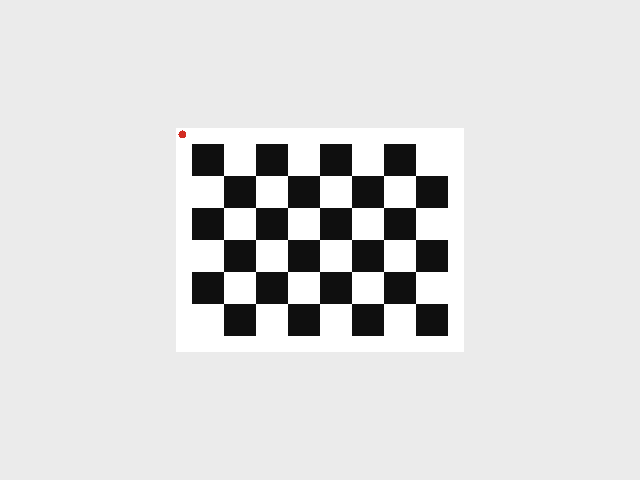
#> input picture examples/data/checkerboard/view_1.png, 640 x 480 px
$ python -i feature_demo.py   (imports and definitions only)
#> lines starting #> are read from the running program, lines starting #| are printed output that depends on the picture; after the words box and inside, x2 and y2 are one past the last pixel; in counts of white or black regions, pixels touching at a corner belong together
"""Lecture demonstration: what an image feature is (corners, keypoints, matching).

Run from the repository root:

    python -m examples.feature_demo --save tmp/features.png
    python -m examples.feature_demo --show

Three steps, on images students already know:

1. Corners. Harris (cv2.cornerHarris) scores how much a small window
   changes when shifted in any direction; Shi-Tomasi (cv2.goodFeaturesToTrack)
   keeps the strongest such points. On the project's calibration image they
   fire on every corner: the board's interior corners, but also its outer
   corners, the bins, the belt edges, and pixel stair-steps. A generic corner
   detector does not know which corners matter; cv2.findChessboardCorners
   (the project's find_board_corners) adds the board's known grid structure.
2. Keypoints with descriptors. SIFT (cv2.SIFT_create, in mainline OpenCV
   since 4.4) and ORB (cv2.ORB_create, free and fast, binary descriptors)
   find blobs and corners at many scales, each with an orientation and a
   descriptor vector that summarizes its neighborhood. SURF is similar but
   patented ("non-free"): it is not in opencv-python and needs a contrib
   build with non-free modules enabled, so it is not shown.
3. Matching. Match descriptors between two views (brute force plus Lowe's
   ratio test), then fit a homography with RANSAC, as in HW08 but from
   automatically found points. Teaching point: on the two checkerboard views
   the repeated squares look alike, so the ratio test keeps many wrong
   matches and RANSAC confidently accepts a wrong homography (checked against
   the known corners). On two views of the belt with distinct objects, SIFT
   finds the right homography; the flat synthetic scene has few features, and
   ORB fails there. Features need distinctive, non-repeating texture.

Faculty lecture material (week 8, session V2); not part of a homework.
"""

import argparse
import copy
import csv
from pathlib import Path

import cv2
import numpy as np

from intro_robotics.project import SortingSimulator, load_scenario
from intro_robotics.project.scenario import make_cameras, make_task
from intro_robotics.vision import board_corners

DATA = Path(__file__).with_name("data") / "checkerboard"
MOVED_CAMERA = {"fixed_location": [0.04, 0.19, 1.08], "fixed_target": [0.03, 0.62, 0.0]}


def gray(image):
    return cv2.cvtColor(image, cv2.COLOR_RGB2GRAY)


def harris(image, fraction=0.05):
    """Harris response map and its local maxima above fraction * max, as (u, v) OpenCV pixels."""
    response = cv2.cornerHarris(np.float32(gray(image)), 2, 3, 0.04)
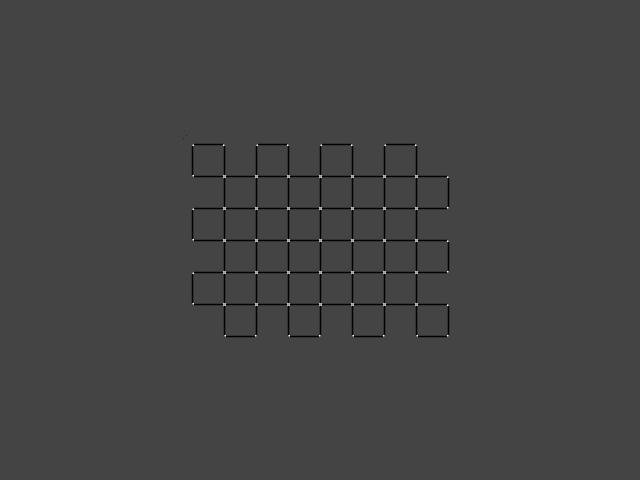
#> response: shape (480, 640) float32; min -132710400, max 359640000, mean -1519519.6; drawn with min black and max white
    peaks = (response == cv2.dilate(response, np.ones((5, 5), np.uint8))) & (response > fraction * response.max())
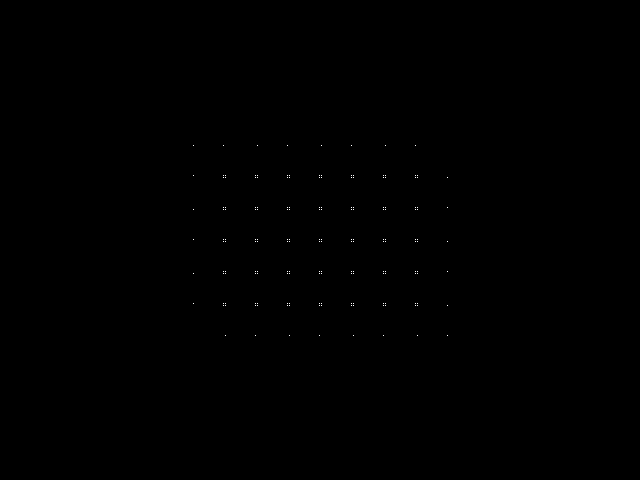
#> peaks: shape (480, 640) bool; 0.05% white in thin lines or dots, all inside (x1, y1, x2, y2) = (193, 145, 448, 336)
    v, u = np.nonzero(peaks)
#> v = 166 values from 145 to 335; u = 166 values, max 447 at index 37, min 193 at index 0, mean 320
    return response, np.column_stack((u, v)).astype(float)


def shi_tomasi(image, count=200):
    return cv2.goodFeaturesToTrack(gray(image), count, 0.05, 5).reshape(-1, 2)


def detector(kind):
    return (cv2.SIFT_create(), cv2.NORM_L2) if kind == "SIFT" else (cv2.ORB_create(500), cv2.NORM_HAMMING)


# [178 lines left out: functions match_homography, homography_error, checkerboard_pair, belt_pair, calibration_truth, near and 5 more, not called in this run]


# [2 lines not run here, left out]

>>> import cv2
>>> picture = cv2.cvtColor(cv2.imread('data/checkerboard/view_1.png'), cv2.COLOR_BGR2RGB)
>>> result = harris(picture)
